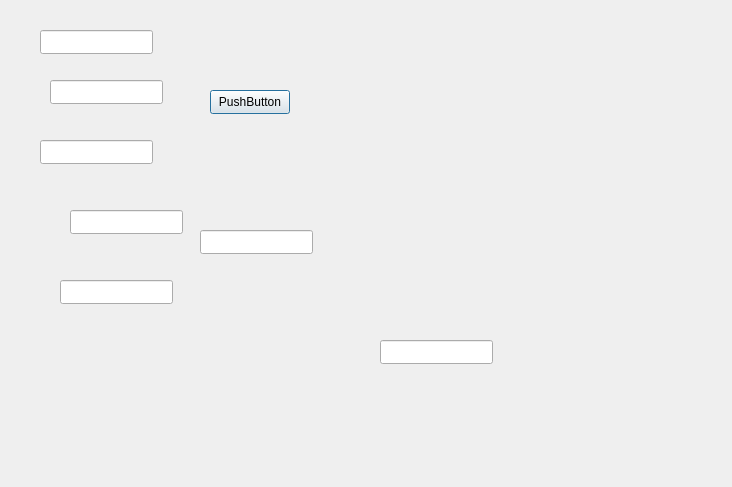
<?xml version="1.0" encoding="UTF-8"?>
<ui version="4.0">
 <class>editJournal</class>
 <widget class="QDialog" name="editJournal">
  <property name="geometry">
   <rect>
    <x>0</x>
    <y>0</y>
    <width>732</width>
    <height>487</height>
   </rect>
  </property>
  <property name="windowTitle">
   <string>Dialog</string>
  </property>
  <widget class="QLineEdit" name="lineEdit_6">
   <property name="geometry">
    <rect>
     <x>200</x>
     <y>230</y>
     <width>113</width>
     <height>24</height>
    </rect>
   </property>
  </widget>
  <widget class="QLineEdit" name="lineEdit_2">
   <property name="geometry">
    <rect>
     <x>50</x>
     <y>80</y>
     <width>113</width>
     <height>24</height>
    </rect>
   </property>
  </widget>
  <widget class="QPushButton" name="pushButton">
   <property name="geometry">
    <rect>
     <x>210</x>
     <y>90</y>
     <width>80</width>
     <height>24</height>
    </rect>
   </property>
   <property name="text">
    <string>PushButton</string>
   </property>
  </widget>
  <widget class="QLineEdit" name="lineEdit_3">
   <property name="geometry">
    <rect>
     <x>40</x>
     <y>140</y>
     <width>113</width>
     <height>24</height>
    </rect>
   </property>
  </widget>
  <widget class="QLineEdit" name="lineEdit_4">
   <property name="geometry">
    <rect>
     <x>70</x>
     <y>210</y>
     <width>113</width>
     <height>24</height>
    </rect>
   </property>
  </widget>
  <widget class="QLineEdit" name="lineEdit">
   <property name="geometry">
    <rect>
     <x>40</x>
     <y>30</y>
     <width>113</width>
     <height>24</height>
    </rect>
   </property>
  </widget>
  <widget class="QLineEdit" name="lineEdit_5">
   <property name="geometry">
    <rect>
     <x>60</x>
     <y>280</y>
     <width>113</width>
     <height>24</height>
    </rect>
   </property>
  </widget>
  <widget class="QLineEdit" name="lineEdit_7">
   <property name="geometry">
    <rect>
     <x>380</x>
     <y>340</y>
     <width>113</width>
     <height>24</height>
    </rect>
   </property>
  </widget>
 </widget>
 <resources/>
 <connections/>
</ui>
